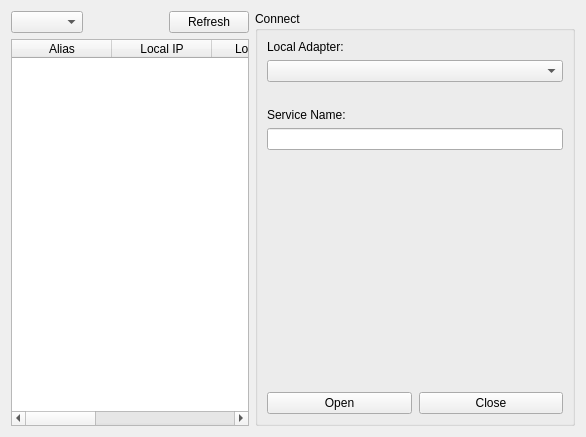
<?xml version="1.0" encoding="UTF-8"?>
<ui version="4.0">
 <class>DeviceTab</class>
 <widget class="QWidget" name="DeviceTab">
  <property name="geometry">
   <rect>
    <x>0</x>
    <y>0</y>
    <width>545</width>
    <height>437</height>
   </rect>
  </property>
  <layout class="QHBoxLayout" name="horizontalLayout_2" stretch="1,0">
   <item>
    <layout class="QVBoxLayout" name="verticalLayout_2">
     <item>
      <layout class="QHBoxLayout" name="horizontalLayout">
       <property name="spacing">
        <number>0</number>
       </property>
       <property name="leftMargin">
        <number>0</number>
       </property>
       <property name="topMargin">
        <number>0</number>
       </property>
       <property name="rightMargin">
        <number>0</number>
       </property>
       <property name="bottomMargin">
        <number>0</number>
       </property>
       <item>
        <widget class="QComboBox" name="typeBox">
         <property name="sizePolicy">
          <sizepolicy hsizetype="Preferred" vsizetype="Fixed">
           <horstretch>0</horstretch>
           <verstretch>0</verstretch>
          </sizepolicy>
         </property>
         <property name="sizeAdjustPolicy">
          <enum>QComboBox::AdjustToContents</enum>
         </property>
        </widget>
       </item>
       <item>
        <spacer name="horizontalSpacer">
         <property name="orientation">
          <enum>Qt::Horizontal</enum>
         </property>
         <property name="sizeHint" stdset="0">
          <size>
           <width>40</width>
           <height>20</height>
          </size>
         </property>
        </spacer>
       </item>
       <item>
        <widget class="QPushButton" name="refreshButton">
         <property name="text">
          <string>Refresh</string>
         </property>
        </widget>
       </item>
      </layout>
     </item>
     <item>
      <widget class="AdaptiveStackedWidget" name="targetListStack">
       <property name="currentIndex">
        <number>4</number>
       </property>
       <widget class="QWidget" name="SPListPage">
        <layout class="QVBoxLayout" name="verticalLayout_3">
         <property name="leftMargin">
          <number>0</number>
         </property>
         <property name="topMargin">
          <number>0</number>
         </property>
         <property name="rightMargin">
          <number>0</number>
         </property>
         <property name="bottomMargin">
          <number>0</number>
         </property>
         <item>
          <widget class="QTableWidget" name="SP_portList">
           <property name="editTriggers">
            <set>QAbstractItemView::NoEditTriggers</set>
           </property>
           <property name="selectionMode">
            <enum>QAbstractItemView::SingleSelection</enum>
           </property>
           <property name="selectionBehavior">
            <enum>QAbstractItemView::SelectRows</enum>
           </property>
           <column>
            <property name="text">
             <string>Port Name</string>
            </property>
           </column>
           <column>
            <property name="text">
             <string>Description</string>
            </property>
           </column>
           <column>
            <property name="text">
             <string>Manufacturer</string>
            </property>
           </column>
           <column>
            <property name="text">
             <string>Serial Number</string>
            </property>
           </column>
           <column>
            <property name="text">
             <string>IsNull</string>
            </property>
           </column>
           <column>
            <property name="text">
             <string>System Location</string>
            </property>
           </column>
           <column>
            <property name="text">
             <string>VendorID</string>
            </property>
           </column>
           <column>
            <property name="text">
             <string>ProductID</string>
            </property>
           </column>
           <column>
            <property name="text">
             <string>BaudRates</string>
            </property>
           </column>
          </widget>
         </item>
        </layout>
       </widget>
       <widget class="QWidget" name="BTClientListPage">
        <layout class="QVBoxLayout" name="verticalLayout_5">
         <property name="leftMargin">
          <number>0</number>
         </property>
         <property name="topMargin">
          <number>0</number>
         </property>
         <property name="rightMargin">
          <number>0</number>
         </property>
         <property name="bottomMargin">
          <number>0</number>
         </property>
         <item>
          <widget class="QWidget" name="BTClient_localAdapterWidget" native="true">
           <layout class="QVBoxLayout" name="verticalLayout_7">
            <property name="leftMargin">
             <number>0</number>
            </property>
            <property name="topMargin">
             <number>0</number>
            </property>
            <property name="rightMargin">
             <number>0</number>
            </property>
            <property name="bottomMargin">
             <number>0</number>
            </property>
            <item>
             <widget class="QLabel" name="label_2">
              <property name="text">
               <string>Local Adapter:</string>
              </property>
             </widget>
            </item>
            <item>
             <layout class="QHBoxLayout" name="horizontalLayout_4">
              <item>
               <widget class="QComboBox" name="BTClient_adapterBox">
                <property name="sizeAdjustPolicy">
                 <enum>QComboBox::AdjustToContents</enum>
                </property>
               </widget>
              </item>
              <item>
               <widget class="QLabel" name="BTClient_localAddrLabel">
                <property name="sizePolicy">
                 <sizepolicy hsizetype="Expanding" vsizetype="Preferred">
                  <horstretch>0</horstretch>
                  <verstretch>0</verstretch>
                 </sizepolicy>
                </property>
               </widget>
              </item>
              <item>
               <spacer name="horizontalSpacer_2">
                <property name="orientation">
                 <enum>Qt::Horizontal</enum>
                </property>
                <property name="sizeHint" stdset="0">
                 <size>
                  <width>40</width>
                  <height>20</height>
                 </size>
                </property>
               </spacer>
              </item>
             </layout>
            </item>
           </layout>
          </widget>
         </item>
         <item>
          <widget class="QTableWidget" name="BTClient_deviceList">
           <property name="editTriggers">
            <set>QAbstractItemView::NoEditTriggers</set>
           </property>
           <property name="selectionMode">
            <enum>QAbstractItemView::SingleSelection</enum>
           </property>
           <property name="selectionBehavior">
            <enum>QAbstractItemView::SelectRows</enum>
           </property>
           <column>
            <property name="text">
             <string>Device Name</string>
            </property>
           </column>
           <column>
            <property name="text">
             <string>MAC Address</string>
            </property>
           </column>
           <column>
            <property name="text">
             <string>Type</string>
            </property>
           </column>
           <column>
            <property name="text">
             <string>RSSI</string>
            </property>
           </column>
          </widget>
         </item>
        </layout>
       </widget>
       <widget class="QWidget" name="BTServerListPage">
        <layout class="QVBoxLayout" name="verticalLayout_8">
         <property name="leftMargin">
          <number>0</number>
         </property>
         <property name="topMargin">
          <number>0</number>
         </property>
         <property name="rightMargin">
          <number>0</number>
         </property>
         <property name="bottomMargin">
          <number>0</number>
         </property>
         <item>
          <widget class="QTableWidget" name="BTServer_deviceList">
           <property name="editTriggers">
            <set>QAbstractItemView::NoEditTriggers</set>
           </property>
           <property name="selectionMode">
            <enum>QAbstractItemView::SingleSelection</enum>
           </property>
           <property name="selectionBehavior">
            <enum>QAbstractItemView::SelectRows</enum>
           </property>
           <column>
            <property name="text">
             <string>Device Name</string>
            </property>
           </column>
           <column>
            <property name="text">
             <string>MAC Address</string>
            </property>
           </column>
           <column>
            <property name="text">
             <string/>
            </property>
           </column>
           <column>
            <property name="text">
             <string>Receive</string>
            </property>
           </column>
           <column>
            <property name="text">
             <string>Send</string>
            </property>
           </column>
          </widget>
         </item>
        </layout>
       </widget>
       <widget class="QWidget" name="BLECentralListPage">
        <layout class="QHBoxLayout" name="horizontalLayout_6">
         <property name="leftMargin">
          <number>0</number>
         </property>
         <property name="topMargin">
          <number>0</number>
         </property>
         <property name="rightMargin">
          <number>0</number>
         </property>
         <property name="bottomMargin">
          <number>0</number>
         </property>
         <item>
          <widget class="QSplitter" name="BLECentralListSplitter">
            <property name="orientation">
             <enum>Qt::Horizontal</enum>
           </property>
           <property name="handleWidth">
            <number>10</number>
           </property>
           <widget class="QWidget" name="verticalLayoutWidget">
            <layout class="QVBoxLayout" name="verticalLayout_13">
             <item>
              <widget class="QWidget" name="BLEC_localAdapterWidget" native="true">
               <layout class="QVBoxLayout" name="verticalLayout_12">
                <property name="leftMargin">
                 <number>0</number>
                </property>
                <property name="topMargin">
                 <number>0</number>
                </property>
                <property name="rightMargin">
                 <number>0</number>
                </property>
                <property name="bottomMargin">
                 <number>0</number>
                </property>
                <item>
                 <widget class="QLabel" name="label_7">
                  <property name="text">
                   <string>Local Adapter:</string>
                  </property>
                 </widget>
                </item>
                <item>
                 <layout class="QHBoxLayout" name="horizontalLayout_5">
                  <item>
                   <widget class="QComboBox" name="BLEC_adapterBox">
                    <property name="sizeAdjustPolicy">
                     <enum>QComboBox::AdjustToContents</enum>
                    </property>
                   </widget>
                  </item>
                  <item>
                   <widget class="QLabel" name="BLEC_localAddrLabel">
                    <property name="sizePolicy">
                     <sizepolicy hsizetype="Expanding" vsizetype="Preferred">
                      <horstretch>0</horstretch>
                      <verstretch>0</verstretch>
                     </sizepolicy>
                    </property>
                   </widget>
                  </item>
                  <item>
                   <spacer name="horizontalSpacer_3">
                    <property name="orientation">
                     <enum>Qt::Horizontal</enum>
                    </property>
                    <property name="sizeHint" stdset="0">
                     <size>
                      <width>40</width>
                      <height>20</height>
                     </size>
                    </property>
                   </spacer>
                  </item>
                 </layout>
                </item>
               </layout>
              </widget>
             </item>
             <item>
              <widget class="QTableWidget" name="BLEC_deviceList">
               <property name="editTriggers">
                <set>QAbstractItemView::NoEditTriggers</set>
               </property>
               <property name="selectionMode">
                <enum>QAbstractItemView::SingleSelection</enum>
               </property>
               <property name="selectionBehavior">
                <enum>QAbstractItemView::SelectRows</enum>
               </property>
               <column>
                <property name="text">
                 <string>Device Name</string>
                </property>
               </column>
               <column>
                <property name="text">
                 <string>MAC Address</string>
                </property>
               </column>
               <column>
                <property name="text">
                 <string>Type</string>
                </property>
               </column>
               <column>
                <property name="text">
                 <string>RSSI</string>
                </property>
               </column>
              </widget>
             </item>
             <item>
              <layout class="QHBoxLayout" name="horizontalLayout_7">
               <item>
                <widget class="QComboBox" name="BLEC_currAddrBox">
                 <property name="sizePolicy">
                  <sizepolicy hsizetype="Expanding" vsizetype="Fixed">
                   <horstretch>0</horstretch>
                   <verstretch>0</verstretch>
                  </sizepolicy>
                 </property>
                 <property name="editable">
                  <bool>true</bool>
                 </property>
                 <property name="sizeAdjustPolicy">
                  <enum>QComboBox::AdjustToContents</enum>
                 </property>
                </widget>
               </item>
               <item>
                <widget class="QPushButton" name="BLEC_connectButton">
                 <property name="text">
                  <string>Connect</string>
                 </property>
                </widget>
               </item>
              </layout>
             </item>
            </layout>
           </widget>
           <widget class="QWidget" name="verticalLayoutWidget_2">
            <layout class="QVBoxLayout" name="verticalLayout_14">
             <item>
              <widget class="QLabel" name="BLEC_currAddrLabel"/>
             </item>
             <item>
              <widget class="QTreeWidget" name="BLEC_UUIDList">
               <column>
                <property name="text">
                 <string>UUID</string>
                </property>
               </column>
               <column>
                <property name="text">
                 <string>Type</string>
                </property>
               </column>
               <column>
                <property name="text">
                 <string>Properties</string>
                </property>
               </column>
               <column>
                <property name="text">
                 <string>Name</string>
                </property>
               </column>
              </widget>
             </item>
            </layout>
           </widget>
          </widget>
         </item>
        </layout>
       </widget>
       <widget class="QWidget" name="NetListPage">
        <layout class="QVBoxLayout" name="verticalLayout_6">
         <property name="leftMargin">
          <number>0</number>
         </property>
         <property name="topMargin">
          <number>0</number>
         </property>
         <property name="rightMargin">
          <number>0</number>
         </property>
         <property name="bottomMargin">
          <number>0</number>
         </property>
         <item>
          <widget class="QTableWidget" name="Net_addrPortList">
           <property name="editTriggers">
            <set>QAbstractItemView::NoEditTriggers</set>
           </property>
           <property name="selectionMode">
            <enum>QAbstractItemView::SingleSelection</enum>
           </property>
           <property name="selectionBehavior">
            <enum>QAbstractItemView::SelectRows</enum>
           </property>
           <column>
            <property name="text">
             <string>Alias</string>
            </property>
           </column>
           <column>
            <property name="text">
             <string>Local IP</string>
            </property>
           </column>
           <column>
            <property name="text">
             <string>Local Port</string>
            </property>
           </column>
           <column>
            <property name="text">
             <string>Remote IP/Hostname</string>
            </property>
           </column>
           <column>
            <property name="text">
             <string>Remote Port</string>
            </property>
           </column>
           <column>
            <property name="text">
             <string> </string>
            </property>
           </column>
          </widget>
         </item>
        </layout>
       </widget>
      </widget>
     </item>
    </layout>
   </item>
   <item>
    <widget class="QGroupBox" name="groupBox">
     <property name="sizePolicy">
      <sizepolicy hsizetype="Preferred" vsizetype="Preferred">
       <horstretch>0</horstretch>
       <verstretch>0</verstretch>
      </sizepolicy>
     </property>
     <property name="minimumSize">
      <size>
       <width>320</width>
       <height>0</height>
      </size>
     </property>
     <property name="title">
      <string>Connect</string>
     </property>
     <layout class="QVBoxLayout" name="verticalLayout">
      <property name="spacing">
       <number>7</number>
      </property>
      <item>
       <widget class="AdaptiveStackedWidget" name="argsStack">
        <property name="currentIndex">
         <number>2</number>
        </property>
        <widget class="QWidget" name="SPArgsPage">
         <layout class="QVBoxLayout" name="verticalLayout_SPArgs">
          <property name="leftMargin">
           <number>0</number>
          </property>
          <property name="topMargin">
           <number>0</number>
          </property>
          <property name="rightMargin">
           <number>0</number>
          </property>
          <property name="bottomMargin">
           <number>0</number>
          </property>
          <item>
           <widget class="QScrollArea" name="SP_argsScrollArea">
            <property name="frameShape">
             <enum>QFrame::NoFrame</enum>
            </property>
            <property name="horizontalScrollBarPolicy">
             <enum>Qt::ScrollBarAlwaysOff</enum>
            </property>
            <property name="widgetResizable">
             <bool>true</bool>
            </property>
            <widget class="QWidget" name="SP_scrollAreaWidgetContents">
             <property name="geometry">
              <rect>
               <x>0</x>
               <y>0</y>
               <width>320</width>
               <height>350</height>
              </rect>
             </property>
             <layout class="QGridLayout" name="gridLayout" columnstretch="0,1">
              <property name="leftMargin">
               <number>0</number>
              </property>
              <property name="topMargin">
               <number>0</number>
              </property>
              <property name="rightMargin">
               <number>0</number>
              </property>
              <property name="bottomMargin">
               <number>0</number>
              </property>
              <item row="0" column="0">
               <widget class="QLabel" name="SP_portNameLabel">
                <property name="text">
                 <string>Port:</string>
                </property>
               </widget>
              </item>
              <item row="0" column="1">
               <widget class="QComboBox" name="SP_portNameBox">
                <property name="sizePolicy">
                 <sizepolicy hsizetype="Expanding" vsizetype="Fixed">
                  <horstretch>0</horstretch>
                  <verstretch>0</verstretch>
                 </sizepolicy>
                </property>
                <property name="editable">
                 <bool>true</bool>
                </property>
                <property name="sizeAdjustPolicy">
                 <enum>QComboBox::AdjustToContents</enum>
                </property>
               </widget>
              </item>
              <item row="1" column="0">
               <widget class="QLabel" name="SP_baudRateLabel">
                <property name="text">
                 <string>BaudRate:</string>
                </property>
               </widget>
              </item>
              <item row="1" column="1">
               <widget class="QComboBox" name="SP_baudRateBox">
                <property name="sizePolicy">
                 <sizepolicy hsizetype="Expanding" vsizetype="Fixed">
                  <horstretch>0</horstretch>
                  <verstretch>0</verstretch>
                 </sizepolicy>
                </property>
                <property name="editable">
                 <bool>true</bool>
                </property>
                <property name="currentIndex">
                 <number>3</number>
                </property>
                <property name="sizeAdjustPolicy">
                 <enum>QComboBox::AdjustToContents</enum>
                </property>
                <item>
                 <property name="text">
                  <string notr="true">1200</string>
                 </property>
                </item>
                <item>
                 <property name="text">
                  <string notr="true">2400</string>
                 </property>
                </item>
                <item>
                 <property name="text">
                  <string notr="true">4800</string>
                 </property>
                </item>
                <item>
                 <property name="text">
                  <string notr="true">9600</string>
                 </property>
                </item>
                <item>
                 <property name="text">
                  <string notr="true">19200</string>
                 </property>
                </item>
                <item>
                 <property name="text">
                  <string notr="true">38400</string>
                 </property>
                </item>
                <item>
                 <property name="text">
                  <string notr="true">57600</string>
                 </property>
                </item>
                <item>
                 <property name="text">
                  <string notr="true">76800</string>
                 </property>
                </item>
                <item>
                 <property name="text">
                  <string notr="true">115200</string>
                 </property>
                </item>
                <item>
                 <property name="text">
                  <string notr="true">128000</string>
                 </property>
                </item>
                <item>
                 <property name="text">
                  <string notr="true">230400</string>
                 </property>
                </item>
                <item>
                 <property name="text">
                  <string notr="true">256000</string>
                 </property>
                </item>
                <item>
                 <property name="text">
                  <string notr="true">460800</string>
                 </property>
                </item>
                <item>
                 <property name="text">
                  <string notr="true">512000</string>
                 </property>
                </item>
                <item>
                 <property name="text">
                  <string notr="true">576000</string>
                 </property>
                </item>
                <item>
                 <property name="text">
                  <string notr="true">921600</string>
                 </property>
                </item>
               </widget>
              </item>
              <item row="2" column="0">
               <widget class="QLabel" name="SP_dataBitsLabel">
                <property name="text">
                 <string>DataBits:</string>
                </property>
               </widget>
              </item>
              <item row="2" column="1">
               <widget class="QComboBox" name="SP_dataBitsBox">
                <property name="sizePolicy">
                 <sizepolicy hsizetype="Expanding" vsizetype="Fixed">
                  <horstretch>0</horstretch>
                  <verstretch>0</verstretch>
                 </sizepolicy>
                </property>
                <property name="editable">
                 <bool>false</bool>
                </property>
                <property name="currentIndex">
                 <number>-1</number>
                </property>
                <property name="sizeAdjustPolicy">
                 <enum>QComboBox::AdjustToContents</enum>
                </property>
               </widget>
              </item>
              <item row="3" column="0">
               <widget class="QLabel" name="SP_stopBitsLabel">
                <property name="text">
                 <string>StopBits:</string>
                </property>
               </widget>
              </item>
              <item row="3" column="1">
               <widget class="QComboBox" name="SP_stopBitsBox">
                <property name="sizePolicy">
                 <sizepolicy hsizetype="Expanding" vsizetype="Fixed">
                  <horstretch>0</horstretch>
                  <verstretch>0</verstretch>
                 </sizepolicy>
                </property>
                <property name="editable">
                 <bool>false</bool>
                </property>
                <property name="sizeAdjustPolicy">
                 <enum>QComboBox::AdjustToContents</enum>
                </property>
               </widget>
              </item>
              <item row="4" column="0">
               <widget class="QLabel" name="SP_parityLabel">
                <property name="text">
                 <string>Parity:</string>
                </property>
               </widget>
              </item>
              <item row="4" column="1">
               <widget class="QComboBox" name="SP_parityBox">
                <property name="sizePolicy">
                 <sizepolicy hsizetype="Expanding" vsizetype="Fixed">
                  <horstretch>0</horstretch>
                  <verstretch>0</verstretch>
                 </sizepolicy>
                </property>
                <property name="sizeAdjustPolicy">
                 <enum>QComboBox::AdjustToContents</enum>
                </property>
               </widget>
              </item>
              <item row="5" column="0">
               <widget class="QLabel" name="SP_flowControlLabel">
                <property name="text">
                 <string>FlowControl:</string>
                </property>
               </widget>
              </item>
              <item row="5" column="1">
               <widget class="QComboBox" name="SP_flowControlBox">
                <property name="sizePolicy">
                 <sizepolicy hsizetype="Expanding" vsizetype="Fixed">
                  <horstretch>0</horstretch>
                  <verstretch>0</verstretch>
                 </sizepolicy>
                </property>
                <property name="sizeAdjustPolicy">
                 <enum>QComboBox::AdjustToContents</enum>
                </property>
               </widget>
              </item>
              <item row="6" column="0" colspan="2">
               <spacer name="verticalSpacer">
                <property name="orientation">
                 <enum>Qt::Vertical</enum>
                </property>
                <property name="sizeHint" stdset="0">
                 <size>
                  <width>20</width>
                  <height>40</height>
                 </size>
                </property>
               </spacer>
              </item>
             </layout>
            </widget>
           </widget>
          </item>
         </layout>
        </widget>
        <widget class="QWidget" name="BTClientArgsPage">
         <layout class="QVBoxLayout" name="verticalLayout_4">
          <property name="leftMargin">
           <number>0</number>
          </property>
          <property name="topMargin">
           <number>0</number>
          </property>
          <property name="rightMargin">
           <number>0</number>
          </property>
          <property name="bottomMargin">
           <number>0</number>
          </property>
          <item>
           <widget class="QLabel" name="label">
            <property name="text">
             <string>Target Address:</string>
            </property>
           </widget>
          </item>
          <item>
           <widget class="QComboBox" name="BTClient_targetAddrBox">
            <property name="editable">
             <bool>true</bool>
            </property>
            <property name="sizeAdjustPolicy">
             <enum>QComboBox::AdjustToContents</enum>
            </property>
           </widget>
          </item>
          <item>
           <widget class="QCheckBox" name="BTClient_serviceUUIDBox">
            <property name="text">
             <string>Service UUID</string>
            </property>
           </widget>
          </item>
          <item>
           <widget class="QLineEdit" name="BTClient_serviceUUIDEdit"/>
          </item>
          <item>
           <widget class="QLabel" name="BTClient_tipLabel">
            <property name="sizePolicy">
             <sizepolicy hsizetype="Ignored" vsizetype="Preferred">
              <horstretch>0</horstretch>
              <verstretch>0</verstretch>
             </sizepolicy>
            </property>
            <property name="text">
             <string>If Service UUID is not specified, the SerialPort service UUID(0x1101) will be used.</string>
            </property>
            <property name="wordWrap">
             <bool>true</bool>
            </property>
           </widget>
          </item>
          <item>
           <spacer name="verticalSpacer_2">
            <property name="orientation">
             <enum>Qt::Vertical</enum>
            </property>
            <property name="sizeHint" stdset="0">
             <size>
              <width>20</width>
              <height>40</height>
             </size>
            </property>
           </spacer>
          </item>
         </layout>
        </widget>
        <widget class="QWidget" name="BTServerArgsPage">
         <layout class="QVBoxLayout" name="verticalLayout_9">
          <property name="leftMargin">
           <number>0</number>
          </property>
          <property name="topMargin">
           <number>0</number>
          </property>
          <property name="rightMargin">
           <number>0</number>
          </property>
          <property name="bottomMargin">
           <number>0</number>
          </property>
          <item>
           <widget class="QLabel" name="label_3">
            <property name="text">
             <string>Local Adapter:</string>
            </property>
           </widget>
          </item>
          <item>
           <widget class="QComboBox" name="BTServer_adapterBox">
            <property name="sizeAdjustPolicy">
             <enum>QComboBox::AdjustToContents</enum>
            </property>
           </widget>
          </item>
          <item>
           <widget class="QLabel" name="BTServer_localAddrLabel"/>
          </item>
          <item>
           <widget class="QLabel" name="label_4">
            <property name="text">
             <string>Service Name:</string>
            </property>
           </widget>
          </item>
          <item>
           <widget class="QLineEdit" name="BTServer_serviceNameEdit"/>
          </item>
          <item>
           <spacer name="verticalSpacer_3">
            <property name="orientation">
             <enum>Qt::Vertical</enum>
            </property>
            <property name="sizeHint" stdset="0">
             <size>
              <width>20</width>
              <height>155</height>
             </size>
            </property>
           </spacer>
          </item>
         </layout>
        </widget>
        <widget class="QWidget" name="BLECentralArgsPage">
         <layout class="QVBoxLayout" name="verticalLayout_11">
          <property name="leftMargin">
           <number>0</number>
          </property>
          <property name="topMargin">
           <number>0</number>
          </property>
          <property name="rightMargin">
           <number>0</number>
          </property>
          <property name="bottomMargin">
           <number>0</number>
          </property>
          <item>
           <widget class="QScrollArea" name="BLEC_argsScrollArea">
            <property name="frameShape">
             <enum>QFrame::NoFrame</enum>
            </property>
            <property name="horizontalScrollBarPolicy">
             <enum>Qt::ScrollBarAlwaysOff</enum>
            </property>
            <property name="widgetResizable">
             <bool>true</bool>
            </property>
            <widget class="QWidget" name="scrollAreaWidgetContents">
             <property name="geometry">
              <rect>
               <x>0</x>
               <y>0</y>
               <width>267</width>
               <height>335</height>
              </rect>
             </property>
             <layout class="QVBoxLayout" name="verticalLayout_15">
              <property name="leftMargin">
               <number>0</number>
              </property>
              <property name="topMargin">
               <number>0</number>
              </property>
              <property name="rightMargin">
               <number>0</number>
              </property>
              <property name="bottomMargin">
               <number>0</number>
              </property>
              <item>
               <widget class="QLabel" name="label_12">
                <property name="text">
                 <string>Target Address:</string>
                </property>
               </widget>
              </item>
              <item>
               <widget class="QComboBox" name="BLEC_targetAddrBox">
                <property name="editable">
                 <bool>true</bool>
                </property>
                <property name="sizeAdjustPolicy">
                 <enum>QComboBox::AdjustToContents</enum>
                </property>
               </widget>
              </item>
              <item>
               <widget class="QLabel" name="label_8">
                <property name="text">
                 <string>Rx Service UUID</string>
                </property>
               </widget>
              </item>
              <item>
               <widget class="QComboBox" name="BLEC_RxServiceUUIDBox">
                <property name="editable">
                 <bool>true</bool>
                </property>
                <property name="sizeAdjustPolicy">
                 <enum>QComboBox::AdjustToContents</enum>
                </property>
                <property name="minimumContentsLength">
                 <number>30</number>
                </property>
               </widget>
              </item>
              <item>
               <widget class="QLabel" name="label_9">
                <property name="text">
                 <string>Rx Characteristic UUID</string>
                </property>
               </widget>
              </item>
              <item>
               <widget class="QComboBox" name="BLEC_RxCharacteristicUUIDBox">
                <property name="editable">
                 <bool>true</bool>
                </property>
                <property name="sizeAdjustPolicy">
                 <enum>QComboBox::AdjustToContents</enum>
                </property>
                <property name="minimumContentsLength">
                 <number>30</number>
                </property>
               </widget>
              </item>
              <item>
               <widget class="QLabel" name="label_10">
                <property name="text">
                 <string>Tx Service UUID</string>
                </property>
               </widget>
              </item>
              <item>
               <widget class="QComboBox" name="BLEC_TxServiceUUIDBox">
                <property name="editable">
                 <bool>true</bool>
                </property>
                <property name="sizeAdjustPolicy">
                 <enum>QComboBox::AdjustToContents</enum>
                </property>
                <property name="minimumContentsLength">
                 <number>30</number>
                </property>
               </widget>
              </item>
              <item>
               <widget class="QLabel" name="label_11">
                <property name="text">
                 <string>Tx Characteristic UUID</string>
                </property>
               </widget>
              </item>
              <item>
               <widget class="QComboBox" name="BLEC_TxCharacteristicUUIDBox">
                <property name="editable">
                 <bool>true</bool>
                </property>
                <property name="sizeAdjustPolicy">
                 <enum>QComboBox::AdjustToContents</enum>
                </property>
                <property name="minimumContentsLength">
                 <number>30</number>
                </property>
               </widget>
              </item>
              <item>
               <spacer name="verticalSpacer_5">
                <property name="orientation">
                 <enum>Qt::Vertical</enum>
                </property>
                <property name="sizeHint" stdset="0">
                 <size>
                  <width>0</width>
                  <height>0</height>
                 </size>
                </property>
               </spacer>
              </item>
             </layout>
            </widget>
           </widget>
          </item>
         </layout>
        </widget>
        <widget class="QWidget" name="NetArgsPage">
         <layout class="QVBoxLayout" name="verticalLayout_10">
          <property name="leftMargin">
           <number>0</number>
          </property>
          <property name="topMargin">
           <number>0</number>
          </property>
          <property name="rightMargin">
           <number>0</number>
          </property>
          <property name="bottomMargin">
           <number>0</number>
          </property>
          <item>
           <widget class="QScrollArea" name="Net_argsScrollArea">
            <property name="frameShape">
             <enum>QFrame::NoFrame</enum>
            </property>
            <property name="horizontalScrollBarPolicy">
             <enum>Qt::ScrollBarAlwaysOff</enum>
            </property>
            <property name="widgetResizable">
             <bool>true</bool>
            </property>
            <widget class="QWidget" name="scrollAreaWidgetContents_2">
             <property name="geometry">
              <rect>
               <x>0</x>
               <y>0</y>
               <width>159</width>
               <height>352</height>
              </rect>
             </property>
             <layout class="QVBoxLayout" name="verticalLayout_16">
              <property name="leftMargin">
               <number>0</number>
              </property>
              <property name="topMargin">
               <number>0</number>
              </property>
              <property name="rightMargin">
               <number>0</number>
              </property>
              <property name="bottomMargin">
               <number>0</number>
              </property>
              <item>
               <widget class="QLabel" name="label_5">
                <property name="text">
                 <string>Local Address:</string>
                </property>
               </widget>
              </item>
              <item>
               <widget class="QComboBox" name="Net_localAddrBox">
                <property name="sizeAdjustPolicy">
                 <enum>QComboBox::AdjustToContents</enum>
                </property>
               </widget>
              </item>
              <item>
               <widget class="QLabel" name="label_6">
                <property name="text">
                 <string>Local Port:</string>
                </property>
               </widget>
              </item>
              <item>
               <widget class="QLineEdit" name="Net_localPortEdit">
                <property name="text">
                 <string notr="true">0</string>
                </property>
               </widget>
              </item>
              <item>
               <widget class="QLabel" name="Net_remoteAddrLabel">
                <property name="text">
                 <string>Remote Address:</string>
                </property>
               </widget>
              </item>
              <item>
               <widget class="QLineEdit" name="Net_remoteAddrEdit"/>
              </item>
              <item>
               <widget class="QLabel" name="Net_remotePortLabel">
                <property name="text">
                 <string>Remote Port:</string>
                </property>
               </widget>
              </item>
              <item>
               <widget class="QLineEdit" name="Net_remotePortEdit"/>
              </item>
              <item>
               <widget class="QLabel" name="label_13">
                <property name="text">
                 <string>Set local port to 0 to use a random and available port.</string>
                </property>
                <property name="wordWrap">
                 <bool>true</bool>
                </property>
               </widget>
              </item>
              <item>
               <widget class="QLabel" name="Net_tipLabel">
                <property name="sizePolicy">
                 <sizepolicy hsizetype="Ignored" vsizetype="Preferred">
                  <horstretch>0</horstretch>
                  <verstretch>0</verstretch>
                 </sizepolicy>
                </property>
                <property name="text">
                 <string>In UDP mode, 
you can change the remote address and port on the fly.</string>
                </property>
                <property name="wordWrap">
                 <bool>true</bool>
                </property>
               </widget>
              </item>
              <item>
               <spacer name="verticalSpacer_4">
                <property name="orientation">
                 <enum>Qt::Vertical</enum>
                </property>
                <property name="sizeHint" stdset="0">
                 <size>
                  <width>0</width>
                  <height>0</height>
                 </size>
                </property>
               </spacer>
              </item>
             </layout>
            </widget>
           </widget>
          </item>
         </layout>
        </widget>
       </widget>
      </item>
      <item>
       <layout class="QHBoxLayout" name="horizontalLayout_3">
        <property name="spacing">
         <number>7</number>
        </property>
        <item>
         <widget class="QPushButton" name="openButton">
          <property name="text">
           <string>Open</string>
          </property>
          <property name="checked">
           <bool>false</bool>
          </property>
         </widget>
        </item>
        <item>
         <widget class="QPushButton" name="closeButton">
          <property name="text">
           <string>Close</string>
          </property>
         </widget>
        </item>
       </layout>
      </item>
     </layout>
    </widget>
   </item>
  </layout>
 </widget>
 <customwidgets>
  <customwidget>
   <class>AdaptiveStackedWidget</class>
   <extends>QStackedWidget</extends>
   <header>adaptivestackedwidget.h</header>
   <container>1</container>
  </customwidget>
 </customwidgets>
 <resources/>
 <connections/>
</ui>
